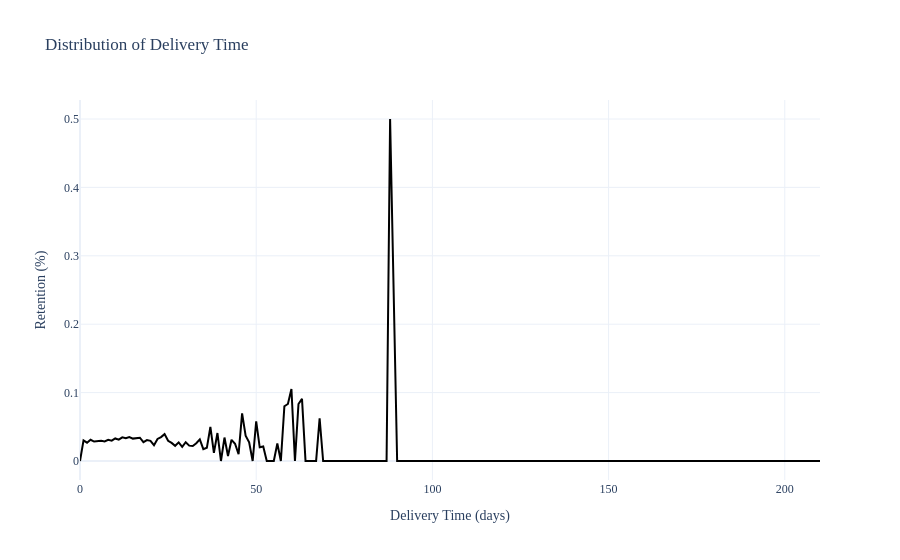

Notebook code cell kept with this figure:
### Markdown cell above
### Retention by delivery time

### Code cell
# initialise figure
fig = px.line(retention, x="delivery_time", y="pct_with_later_order",
             title="Distribution of Delivery Time",
             labels={"delivery_time": "Delivery Time (days)", "pct_with_later_order": "Retention (%)"})

# change font and template
fig.update_layout(font_family="Roboto Mono", template="plotly_white")

# change line colour
fig.update_traces(line_color="black")

# show figure
fig.show()

### Figure 1 — Plotly figure (JSON) as saved in the notebook; plotly's stock layout.template omitted (floating-point values rounded to 4 significant figures; data arrays with more than 128 entries replaced by an {"elided": "..."} marker saying what was removed)
{"data": [{"hovertemplate": "Delivery Time (days)=%{x}<br>Retention (%)=%{y}<extra></extra>", "legendgroup": "", "line": {"color": "black", "dash": "solid"}, "marker": {"symbol": "circle"}, "mode": "lines", "name": "", "orientation": "v", "showlegend": false, "type": "scatter", "x": {"elided": "145 float values"}, "xaxis": "x", "y": {"elided": "145 float values"}, "yaxis": "y"}], "layout": {"font": {"family": "Roboto Mono"}, "legend": {"tracegroupgap": 0}, "title": {"text": "Distribution of Delivery Time"}, "xaxis": {"anchor": "y", "domain": [0, 1], "title": {"text": "Delivery Time (days)"}}, "yaxis": {"anchor": "x", "domain": [0, 1], "title": {"text": "Retention (%)"}}}}
